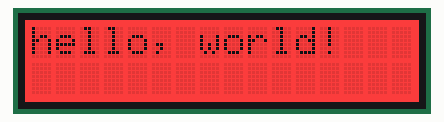
This sketch was run on a simulated Arduino Uno, built with avr-gcc and run on an emulated ATmega328P. Parts: 16×2 character LCD.

Above: at 0.1 s.
At 4.96 s:
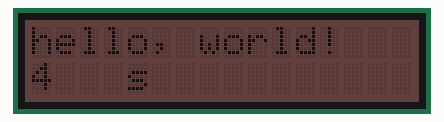
At 9.98 s:
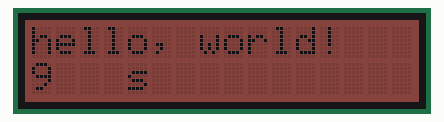
At 19.97 s:
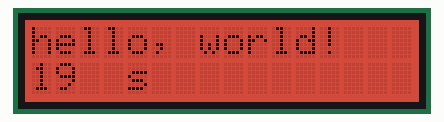
At 29.97 s:
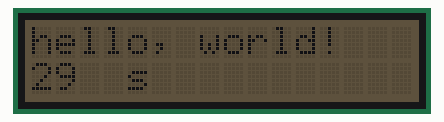
At 39.86 s:
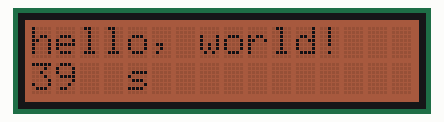

The sketch:

HelloWorld.ino
```cpp
// (licence header left out)
#include <Wire.h>
#include "rgb_lcd.h"

rgb_lcd lcd;

const int colorR = 255;
const int colorG = 0;
const int colorB = 0;

void setup()
{
    // set up the LCD's number of columns and rows:
    lcd.begin(16, 2);

    lcd.setRGB(colorR, colorG, colorB);

    // Print a message to the LCD.
    lcd.print("hello, world!");

    delay(1000);
}

void loop()
{
    // set the cursor to column 0, line 1
    // (note: line 1 is the second row, since counting begins with 0):
    lcd.setCursor(0, 1);

    // print the number of seconds since reset:
    lcd.print(millis()/1000);
    lcd.setCursor(4, 1);
    lcd.print("s");

    delay(50);
    lcd.setRGB(millis()/100 % 255, millis()/1000 % 255, millis()/10000 % 255);
}

/*********************************************************************************************************
  END FILE
*********************************************************************************************************/
```
